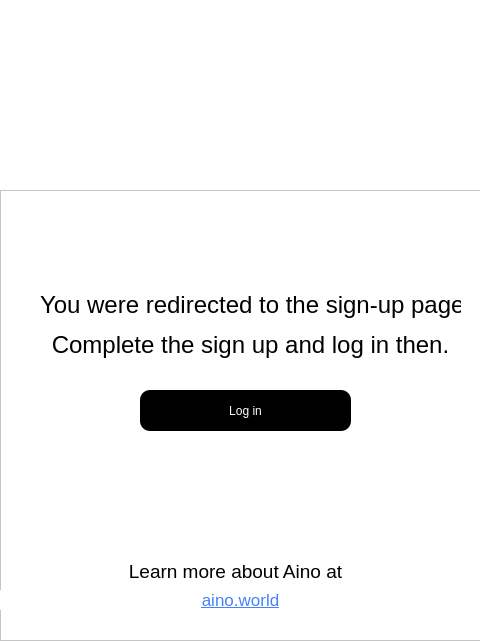
<?xml version="1.0" encoding="UTF-8"?>
<ui version="4.0">
 <class>Form</class>
 <widget class="QWidget" name="Form">
  <property name="geometry">
   <rect>
    <x>0</x>
    <y>0</y>
    <width>480</width>
    <height>641</height>
   </rect>
  </property>
  <property name="windowTitle">
   <string>SignUp</string>
  </property>
  <property name="styleSheet">
   <string notr="true">background-color: white;</string>
  </property>
  <widget class="QLabel" name="label">
   <property name="geometry">
    <rect>
     <x>190</x>
     <y>30</y>
     <width>101</width>
     <height>31</height>
    </rect>
   </property>
   <property name="text">
    <string/>
   </property>
   <property name="pixmap">
    <pixmap>Logo_QT.png</pixmap>
   </property>
  </widget>
  <widget class="QLabel" name="label_4">
   <property name="geometry">
    <rect>
     <x>0</x>
     <y>0</y>
     <width>482</width>
     <height>191</height>
    </rect>
   </property>
   <property name="text">
    <string>&lt;html&gt;&lt;head/&gt;&lt;body&gt;&lt;p&gt;&lt;img src=&quot;:/plugins/osm_parser/images/Welcome.png&quot;/&gt;&lt;/p&gt;&lt;/body&gt;&lt;/html&gt;</string>
   </property>
  </widget>
  <widget class="QFrame" name="frame">
   <property name="geometry">
    <rect>
     <x>0</x>
     <y>190</y>
     <width>481</width>
     <height>451</height>
    </rect>
   </property>
   <property name="styleSheet">
    <string notr="true">background-color: white;</string>
   </property>
   <property name="frameShape">
    <enum>QFrame::StyledPanel</enum>
   </property>
   <property name="frameShadow">
    <enum>QFrame::Raised</enum>
   </property>
   <widget class="QPushButton" name="login_button">
    <property name="geometry">
     <rect>
      <x>140</x>
      <y>200</y>
      <width>211</width>
      <height>41</height>
     </rect>
    </property>
    <property name="cursor">
     <cursorShape>PointingHandCursor</cursorShape>
    </property>
    <property name="styleSheet">
     <string notr="true">background-color: black;
color: white;
border-radius: 10px;</string>
    </property>
    <property name="text">
     <string>Log in</string>
    </property>
   </widget>
   <widget class="QLabel" name="label_2">
    <property name="geometry">
     <rect>
      <x>0</x>
      <y>400</y>
      <width>481</width>
      <height>20</height>
     </rect>
    </property>
    <property name="font">
     <font>
      <pointsize>12</pointsize>
     </font>
    </property>
    <property name="cursor">
     <cursorShape>PointingHandCursor</cursorShape>
    </property>
    <property name="styleSheet">
     <string notr="true">color: black</string>
    </property>
    <property name="text">
     <string>&lt;html&gt;&lt;head/&gt;&lt;body&gt;&lt;p align=&quot;center&quot;&gt;&lt;a href=&quot;https://aino.world/&quot;&gt;&lt;span style=&quot; font-size:13pt; text-decoration: underline; color:#4580fe;&quot;&gt;aino.world&lt;/span&gt;&lt;/a&gt;&lt;/p&gt;&lt;/body&gt;&lt;/html&gt;</string>
    </property>
   </widget>
   <widget class="QLabel" name="label_3">
    <property name="geometry">
     <rect>
      <x>40</x>
      <y>100</y>
      <width>421</width>
      <height>71</height>
     </rect>
    </property>
    <property name="text">
     <string>&lt;html&gt;&lt;head/&gt;&lt;body&gt;&lt;p align=&quot;center&quot;&gt;&lt;span style=&quot; font-size:18pt;&quot;&gt;You were redirected to the sign-up page. &lt;/span&gt;&lt;/p&gt;&lt;p align=&quot;center&quot;&gt;&lt;span style=&quot; font-size:18pt;&quot;&gt;Complete the sign up and log in then.&lt;/span&gt;&lt;/p&gt;&lt;/body&gt;&lt;/html&gt;</string>
    </property>
   </widget>
   <widget class="QLabel" name="label_5">
    <property name="geometry">
     <rect>
      <x>20</x>
      <y>370</y>
      <width>431</width>
      <height>21</height>
     </rect>
    </property>
    <property name="text">
     <string>&lt;html&gt;&lt;head/&gt;&lt;body&gt;&lt;p align=&quot;center&quot;&gt;&lt;span style=&quot; font-size:14pt;&quot;&gt;Learn more about Aino at&lt;/span&gt;&lt;/p&gt;&lt;/body&gt;&lt;/html&gt;</string>
    </property>
   </widget>
  </widget>
 </widget>
 <resources>
  <include location="../../../resources.py"/>
 </resources>
 <connections/>
</ui>
